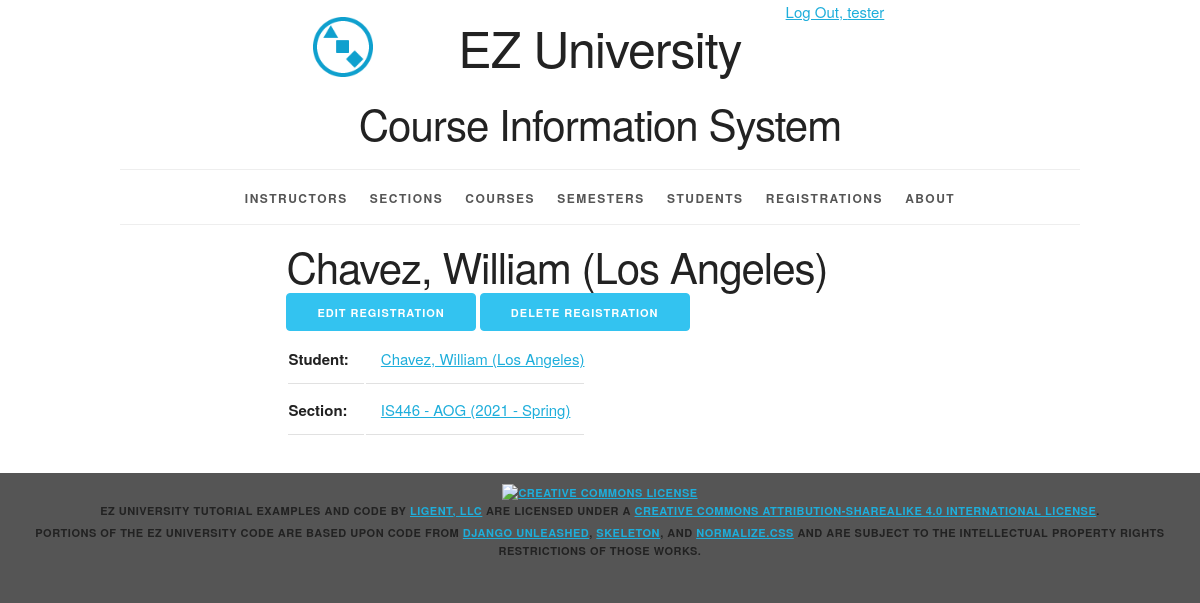
/registration/6/ (signed in), run on the app's committed database.
### courseinfo/models.py (models this page shows, shortened)
class Student(models.Model):
    student_id = models.AutoField(primary_key=True)
    first_name = models.CharField(max_length=45)
    last_name = models.CharField(max_length=45)
    disambiguator = models.CharField(max_length=45, blank=True, default='')
    def __str__(self):
        result = ''
        if self.disambiguator == '':
            result = '%s, %s' % (self.last_name, self.first_name)
        else:
            result = '%s, %s (%s)' % (self.last_name, self.first_name, self.disambiguator)
        return result
    def get_absolute_url(self):
        return reverse('courseinfo_student_detail_urlpattern',
                       kwargs={'pk': self.pk})
    class Meta:
        ordering = ['last_name', 'first_name', 'disambiguator']
        constraints = [
            UniqueConstraint(fields=['last_name', 'first_name', 'disambiguator'], name='unique_student')
        ]

class Section(models.Model):
    section_id = models.AutoField(primary_key=True)
    section_name = models.CharField(max_length=10)
    semester = models.ForeignKey(Semester, related_name='sections', on_delete=models.PROTECT)
    course = models.ForeignKey(Course, related_name='sections', on_delete=models.PROTECT)
    instructor = models.ForeignKey(Instructor, related_name='sections', on_delete=models.PROTECT)
    def __str__(self):
        return '%s - %s (%s)' % (self.course.course_number, self.section_name, self.semester.__str__())
    def get_absolute_url(self):
        return reverse('courseinfo_section_detail_urlpattern',
                       kwargs={'pk': self.pk})
    class Meta:
        ordering = ['course', 'section_name', 'semester']
        constraints = [
            UniqueConstraint(fields=['semester', 'course', 'section_name'], name='unique_section')
        ]

class Course(models.Model):
    course_id = models.AutoField(primary_key=True)
    course_number = models.CharField(max_length=20)
    course_name = models.CharField(max_length=255)
    class Meta:
        ordering = ['course_number', 'course_name']
        constraints = [
            UniqueConstraint(fields=['course_number', 'course_name'], name='unique_course')
        ]

class Semester(models.Model):
    semester_id = models.AutoField(primary_key=True)
    year = models.ForeignKey(Year, related_name='semesters', on_delete=models.PROTECT)
    period = models.ForeignKey(Period, related_name='semesters', on_delete=models.PROTECT)
    def __str__(self):
        return '%s - %s' % (self.year.year, self.period.period_name)
    class Meta:
        ordering = ['year__year', 'period__period_sequence']
        constraints = [
            UniqueConstraint(fields=['year', 'period'], name='unique_semester')
        ]

class Year(models.Model):
    year_id = models.AutoField(primary_key=True)
    year = models.IntegerField(unique=True)
    class Meta:
        ordering = ['year']

class Period(models.Model):
    period_id = models.AutoField(primary_key=True)
    period_sequence = models.IntegerField(unique=True)
    period_name = models.CharField(max_length=45, unique=True)
    class Meta:
        ordering = ['period_sequence']

### courseinfo/views.py (the view)
class RegistrationDetail(LoginRequiredMixin, PermissionRequiredMixin, DetailView):
    model = Registration
    permission_required = 'courseinfo.view_registration'
    def get_context_data(self, **kwargs):
        context = super(DetailView, self).get_context_data(**kwargs)
        registration = self.get_object()
        section = registration.section
        student = registration.student
        context['section'] = section
        context['student'] = student
        return context

### courseinfo/models.py (called while the page is built)
    def __str__(self):
        return '%s / %s' % (self.section, self.student)

    def get_update_url(self):
        return reverse('courseinfo_registration_update_urlpattern',
                       kwargs={'pk': self.pk})

    def get_delete_url(self):
        return reverse('courseinfo_registration_delete_urlpattern',
                       kwargs={'pk': self.pk})

### courseinfo/templates/courseinfo/registration_detail.html (shortened to what this page needs)
{% extends 'courseinfo/base.html' %}
{% block content %}
<article>
  <div class="row">
  <div class="offset-by-two eight columns">
    <h2>{{ student }}</h2>
    <ul class="inline">
        {% if perms.courseinfo.change_registration %}
        <li>
          <a href="{{ registration.get_update_url }}"
          class="button button-primary">
            Edit Registration</a></li>
        {% endif %}
        {% if perms.courseinfo.delete_registration %}
          <a href="{{ registration.get_delete_url }}"
          class="button button-primary">
            Delete Registration</a></li>
        {% endif %}
    </ul>
    <section>
        <table>
            <tr>
                <th>Student:</th>
                <td><a href="{{ student.get_absolute_url }}">{{ student }}</a></td>
            </tr>
            <tr>
                <th>Section:</th>
                <td><a href="{{ section.get_absolute_url }}">{{ section }}</a></td>
            </tr>
        </table>
    </section>
  </div></div>
</article>
{% endblock %}

### courseinfo/templates/courseinfo/base.html (shortened to what this page needs)
{% load static %}
<!DOCTYPE html>
<html lang="en">
<head>
    <link rel="stylesheet" type="text/css"
          href="{% static 'coursinfo/normalize.css' %}">
    <link rel="stylesheet" type="text/css"
          href="{% static 'courseinfo/skeleton.css' %}">
    <link rel="stylesheet" type="text/css"
          href="{% static 'courseinfo/style.css' %}">
</head>
<body>
<div class="container">
    <div class="status row">
        <div class="offset-by-eight four columns">
            <ul class="inline">
                {% if user.is_authenticated %}
                    <li><a href="{% url 'logout_urlpattern' %}">
                        Log Out, {{ user.get_username }}</a></li>
                {% else %}
                    <li><a href="{% url 'login_urlpattern' %}">
                        Log In</a></li>
                {% endif %}
            </ul>
        </div>
    </div>
    <header class="row">
        <div class="offset-by-one ten columns">
            <h1 class="logo">EZ University</h1>
            <h2>Course Information System</h2>
        </div>
    </header>
    <nav>
        <ul>
            {% if perms.courseinfo.view_instructor %}
                <li>
                    <a href="{% url 'courseinfo_instructor_list_urlpattern' %}">
                        Instructors</a></li>
            {% endif %}
            {% if perms.courseinfo.view_section %}
                <li>
                    <a href="{% url 'courseinfo_section_list_urlpattern' %}">
                        Sections</a></li>
            {% endif %}
            {% if perms.courseinfo.view_course %}
                <li>
                    <a href="{% url 'courseinfo_course_list_urlpattern' %}">
                        Courses</a></li>
            {% endif %}
            {% if perms.courseinfo.view_semester %}
                <li>
                    <a href="{% url 'courseinfo_semester_list_urlpattern' %}">
                        Semesters</a></li>
            {% endif %}
            {% if perms.courseinfo.view_student %}
                <li>
                    <a href="{% url 'courseinfo_student_list_urlpattern' %}">
                        Students</a></li>
            {% endif %}
            {% if perms.courseinfo.view_registration %}
                <li>
                    <a href="{% url 'courseinfo_registration_list_urlpattern' %}">
                        Registrations</a></li>
            {% endif %}
            <li>
                <a href="{% url 'about_urlpattern' %}">
                    About</a></li>
        </ul>
    </nav>
    <main>
        {% block content %}{% endblock %}
    </main>
</div>
<footer>
    <p>
        <a rel="license" href="http://creativecommons.org/licenses/by-sa/4.0/">
            <img alt="Creative Commons License" style="border-width:0"
                 src="https://i.creativecommons.org/l/by-sa/4.0/88x31.png"/>
        </a><br/><span property="dct:title">EZ University Tutorial Examples and Code</span>
        by
        <a href="https://www.ligent.net" property="cc:attributionName"
           rel="cc:attributionURL">Ligent, LLC</a> are licensed under a
        <a rel="license" href="http://creativecommons.org/licenses/by-sa/4.0/">Creative Commons Attribution-ShareAlike
            4.0 International License</a>.
    </p>
    <p>Portions of the EZ University code are based upon code from
        <a href="https://django-unleashed.com">Django Unleashed</a>,
        <a href="http://getskeleton.com/">Skeleton</a>, and
        <a href="https://necolas.github.io/normalize.css/">Normalize.css</a> and
        are subject to the intellectual property rights restrictions of those works.
    </p>
</footer>
</body>
</html>

### courseinfo/static/courseinfo/skeleton.css (style rules this page uses)
.container { position: relative; width: 100%; max-width: 960px; margin: 0 auto; padding: 0 20px; box-sizing: border-box; }
.column, .columns { width: 100%; float: left; box-sizing: border-box; }
@media (min-width: 400px) { .container { width: 85%; padding: 0; } }
@media (min-width: 550px) { .container { width: 80%; } }
@media (min-width: 550px) { .column, .columns { margin-left: 4%; } }
@media (min-width: 550px) { .column:first-child, .columns:first-child { margin-left: 0; } }
@media (min-width: 550px) { .four.columns { width: 30.6666666667%; } }
@media (min-width: 550px) { .eight.columns { width: 65.3333333333%; } }
@media (min-width: 550px) { .ten.columns { width: 82.6666666667%; } }
@media (min-width: 550px) { .offset-by-one.column, .offset-by-one.columns { margin-left: 8.66666666667%; } }
@media (min-width: 550px) { .offset-by-two.column, .offset-by-two.columns { margin-left: 17.3333333333%; } }
@media (min-width: 550px) { .offset-by-eight.column, .offset-by-eight.columns { margin-left: 69.3333333333%; } }
html { font-size: 62.5%; }
body { font-size: 1.5em; line-height: 1.6; font-weight: 400; font-family: "Raleway", "HelveticaNeue", "Helvetica Neue", Helvetica, Arial, sans-serif; color: #222; }
h1, h2, h3, h4, h5, h6 { margin-top: 0; margin-bottom: 2rem; font-weight: 300; }
h1 { font-size: 4.0rem; line-height: 1.2; letter-spacing: -.1rem; }
h2 { font-size: 3.6rem; line-height: 1.25; letter-spacing: -.1rem; }
@media (min-width: 550px) { h1 { font-size: 5.0rem; } }
@media (min-width: 550px) { h2 { font-size: 4.2rem; } }
p { margin-top: 0; }
a { color: #1EAEDB; }
.button, button, input[type="submit"], input[type="reset"], input[type="button"] { display: inline-block; height: 38px; padding: 0 30px; color: #555; text-align: center; font-size: 11px; font-weight: 600; line-height: 38px; letter-spacing: .1rem; text-transform: uppercase; text-decoration: none; white-space: nowrap; background-color: transparent; border-radius: 4px; border: 1px solid #bbb; cursor: pointer; box-sizing: border-box; }
.button.button-primary, button.button-primary, input[type="submit"].button-primary, input[type="reset"].button-primary, input[type="button"].button-primary { color: #FFF; background-color: #33C3F0; border-color: #33C3F0; }
ul { list-style: circle inside; }
ol, ul { padding-left: 0; margin-top: 0; }
li { margin-bottom: 1rem; }
th, td { padding: 12px 15px; text-align: left; border-bottom: 1px solid #E1E1E1; }
th:first-child, td:first-child { padding-left: 0; }
th:last-child, td:last-child { padding-right: 0; }
button, .button { margin-bottom: 1rem; }
pre, blockquote, dl, figure, table, p, ul, ol, form { margin-bottom: 2.5rem; }
.container:after, .row:after, .u-cf { content: ""; display: table; clear: both; }

### courseinfo/static/courseinfo/style.css (style rules this page uses)
html { height: 100%; background-color: #555; }
body { background-color: white; }
body>div>header { text-align: center;; }
header h1 { display: inline-block; font-weight: normal; font-style: normal; width: 100%; margin-top: 0; padding-top: 0; }
.logo { padding-top: 50px; background-image: url("/static/courseinfo/logo.png"); background-size: 50px; background-repeat: no-repeat; background-position: top; }
@media (min-width: 750px) { .logo { padding-top: 0; background-size: contain; background-position: 0% 0%; } }
@media (min-width: 1000px) { .logo { background-position: 10% 0%; } }
@media (min-width: 1200px) { .logo { background-position: 15% 0%; } }
nav { border-top: 1px solid #eee; width: 100%; border-bottom: 1px solid #eee; margin: 0 0 1em; padding: 0; }
nav ul { margin: 0; padding: 1em 0; list-style-type: none; text-align: center; }
nav ul li { display: inline; padding: 0; margin: 0 0.25em; font-weight: 600; text-transform: uppercase; text-align: center; font-size: 1rem; letter-spacing: .10rem; }
@media (min-width: 400px) { nav ul li { letter-spacing: .15rem; font-size: 1.2rem; margin: 0 0.5em; } }
@media (min-width: 550px) { nav ul li { margin: 0 0.75em; } }
nav ul li a { color: #555; text-decoration: none; background-color: transparent; cursor: pointer; }
article h2 { margin: 0; padding: 0; }
.inline { list-style-type: none; padding: 0; margin: 0 0 -0.5em; }
.inline li { display: inline; }
body>footer { width: 100%; background-color: #555; font-size: 1.1rem; letter-spacing: .05rem; font-weight: 600; text-transform: uppercase; text-align: center; padding: 1em 0; margin: 1em 0; }
body>footer p { margin-bottom: 0.5rem; }

### data on the page
Student: disambiguator+last_name+first_name "Chavez, William (Los Angeles)"
Section: course+section_name+semester "IS446 - AOG (2021 - Spring)"

### other printed values
{{ user.get_username }} "tester"
